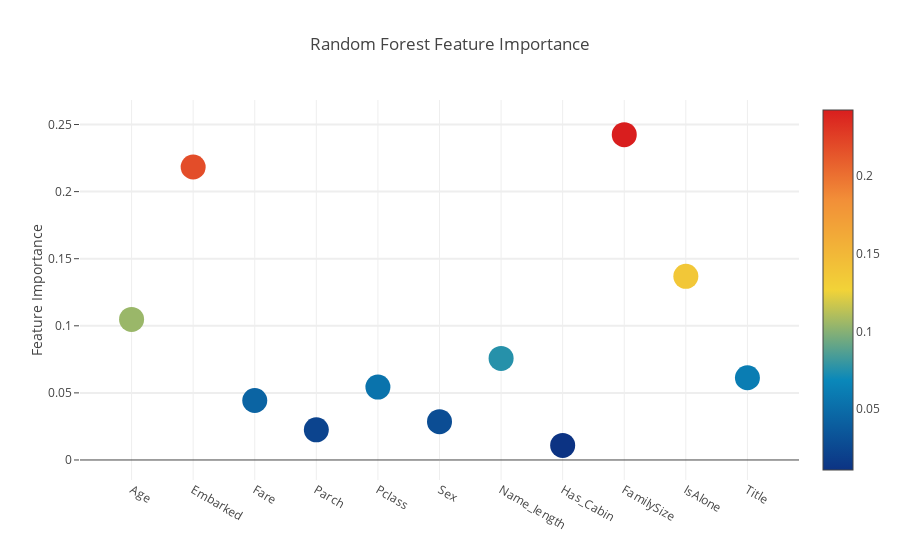
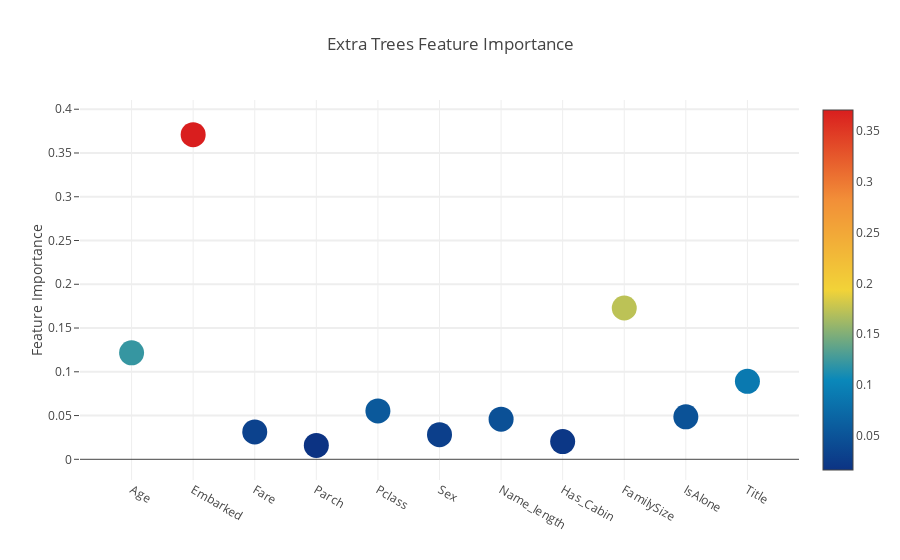
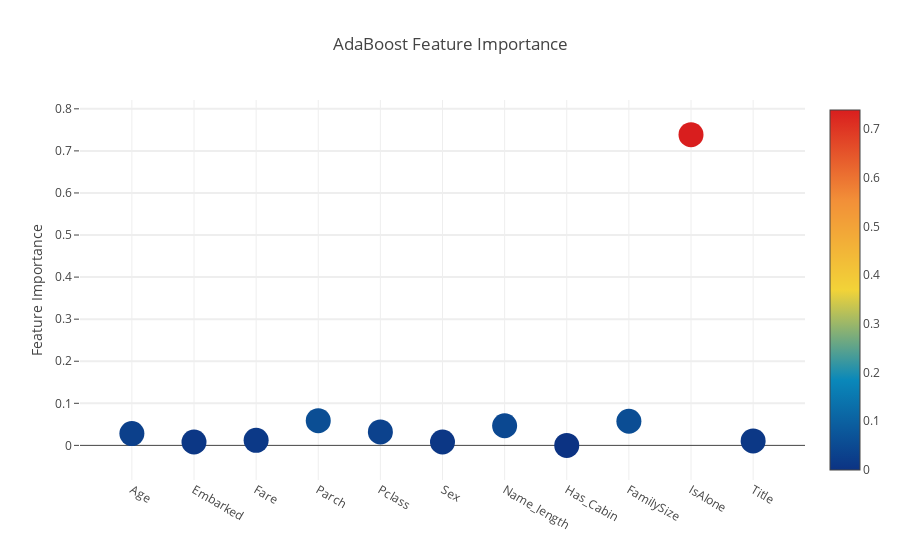
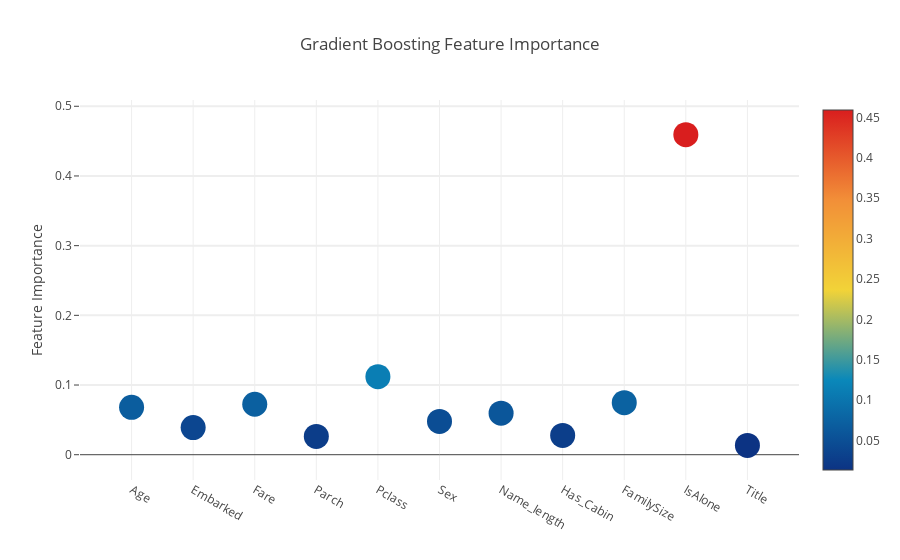

Notebook code cell kept with these figures, in order:
### Markdown cell above
通过Plotly散点图进行交互式要素导入我将在此时使用交互式Plotly包，通过调用“Scatter”，通过绘图散点图可视化不同分类器的要素重要性值，如下所示：

### Code cell
# Scatter plot 
trace = go.Scatter(
    y = feature_dataframe['Random Forest feature importances'].values,
    x = feature_dataframe['features'].values,
    mode='markers',
    marker=dict(
        sizemode = 'diameter',
        sizeref = 1,
        size = 25,
#       size= feature_dataframe['AdaBoost feature importances'].values,
        #color = np.random.randn(500), #set color equal to a variable
        color = feature_dataframe['Random Forest feature importances'].values,
        colorscale='Portland',
        showscale=True
    ),
    text = feature_dataframe['features'].values
)
data = [trace]

layout= go.Layout(
    autosize= True,
    title= 'Random Forest Feature Importance',
    hovermode= 'closest',
#     xaxis= dict(
#         title= 'Pop',
#         ticklen= 5,
#         zeroline= False,
#         gridwidth= 2,
#     ),
    yaxis=dict(
        title= 'Feature Importance',
        ticklen= 5,
        gridwidth= 2
    ),
    showlegend= False
)
fig = go.Figure(data=data, layout=layout)
py.iplot(fig,filename='scatter2010')

# Scatter plot 
trace = go.Scatter(
    y = feature_dataframe['Extra Trees  feature importances'].values,
    x = feature_dataframe['features'].values,
    mode='markers',
    marker=dict(
        sizemode = 'diameter',
        sizeref = 1,
        size = 25,
#       size= feature_dataframe['AdaBoost feature importances'].values,
        #color = np.random.randn(500), #set color equal to a variable
        color = feature_dataframe['Extra Trees  feature importances'].values,
        colorscale='Portland',
        showscale=True
    ),
    text = feature_dataframe['features'].values
)
data = [trace]

layout= go.Layout(
    autosize= True,
    title= 'Extra Trees Feature Importance',
    hovermode= 'closest',
#     xaxis= dict(
#         title= 'Pop',
#         ticklen= 5,
#         zeroline= False,
#         gridwidth= 2,
#     ),
    yaxis=dict(
        title= 'Feature Importance',
        ticklen= 5,
        gridwidth= 2
    ),
    showlegend= False
)
fig = go.Figure(data=data, layout=layout)
py.iplot(fig,filename='scatter2010')

# Scatter plot 
trace = go.Scatter(
    y = feature_dataframe['AdaBoost feature importances'].values,
    x = feature_dataframe['features'].values,
    mode='markers',
    marker=dict(
        sizemode = 'diameter',
        sizeref = 1,
        size = 25,
#       size= feature_dataframe['AdaBoost feature importances'].values,
        #color = np.random.randn(500), #set color equal to a variable
        color = feature_dataframe['AdaBoost feature importances'].values,
        colorscale='Portland',
        showscale=True
    ),
    text = feature_dataframe['features'].values
)
data = [trace]

layout= go.Layout(
    autosize= True,
    title= 'AdaBoost Feature Importance',
    hovermode= 'closest',
#     xaxis= dict(
#         title= 'Pop',
#         ticklen= 5,
#         zeroline= False,
#         gridwidth= 2,
#     ),
    yaxis=dict(
        title= 'Feature Importance',
        ticklen= 5,
        gridwidth= 2
    ),
    showlegend= False
)
fig = go.Figure(data=data, layout=layout)
py.iplot(fig,filename='scatter2010')

# Scatter plot 
trace = go.Scatter(
    y = feature_dataframe['Gradient Boost feature importances'].values,
    x = feature_dataframe['features'].values,
    mode='markers',
    marker=dict(
        sizemode = 'diameter',
        sizeref = 1,
        size = 25,
#       size= feature_dataframe['AdaBoost feature importances'].values,
        #color = np.random.randn(500), #set color equal to a variable
        color = feature_dataframe['Gradient Boost feature importances'].values,
        colorscale='Portland',
        showscale=True
    ),
    text = feature_dataframe['features'].values
)
data = [trace]

layout= go.Layout(
    autosize= True,
    title= 'Gradient Boosting Feature Importance',
    hovermode= 'closest',
#     xaxis= dict(
#         title= 'Pop',
#         ticklen= 5,
#         zeroline= False,
#         gridwidth= 2,
#     ),
    yaxis=dict(
        title= 'Feature Importance',
        ticklen= 5,
        gridwidth= 2
    ),
    showlegend= False
)
fig = go.Figure(data=data, layout=layout)
py.iplot(fig,filename='scatter2010')

### Figure 1 — Plotly figure (JSON) as saved in the notebook; plotly's stock layout.template omitted (floating-point values rounded to 4 significant figures)
{"data": [{"marker": {"color": [0.1047, 0.2184, 0.04433, 0.02249, 0.05433, 0.02854, 0.0757, 0.01088, 0.2425, 0.1369, 0.06128], "colorscale": "Portland", "showscale": true, "size": 25, "sizemode": "diameter", "sizeref": 1}, "mode": "markers", "text": ["Age", "Embarked", "Fare", "Parch", "Pclass", "Sex", "Name_length", "Has_Cabin", "FamilySize", "IsAlone", "Title"], "type": "scatter", "uid": "dbbb4e24-6b7c-48a6-99a4-a4ef266dc032", "x": ["Age", "Embarked", "Fare", "Parch", "Pclass", "Sex", "Name_length", "Has_Cabin", "FamilySize", "IsAlone", "Title"], "y": [0.1047, 0.2184, 0.04433, 0.02249, 0.05433, 0.02854, 0.0757, 0.01088, 0.2425, 0.1369, 0.06128]}], "layout": {"autosize": true, "hovermode": "closest", "showlegend": false, "title": {"text": "Random Forest Feature Importance"}, "yaxis": {"gridwidth": 2, "ticklen": 5, "title": {"text": "Feature Importance"}}}}

### Figure 2 — Plotly figure (JSON) as saved in the notebook; plotly's stock layout.template omitted (floating-point values rounded to 4 significant figures)
{"data": [{"marker": {"color": [0.1217, 0.371, 0.0313, 0.01592, 0.05526, 0.02816, 0.0459, 0.0203, 0.1729, 0.04854, 0.0891], "colorscale": "Portland", "showscale": true, "size": 25, "sizemode": "diameter", "sizeref": 1}, "mode": "markers", "text": ["Age", "Embarked", "Fare", "Parch", "Pclass", "Sex", "Name_length", "Has_Cabin", "FamilySize", "IsAlone", "Title"], "type": "scatter", "uid": "abf2536e-88f9-4ca6-9963-ba82f1152676", "x": ["Age", "Embarked", "Fare", "Parch", "Pclass", "Sex", "Name_length", "Has_Cabin", "FamilySize", "IsAlone", "Title"], "y": [0.1217, 0.371, 0.0313, 0.01592, 0.05526, 0.02816, 0.0459, 0.0203, 0.1729, 0.04854, 0.0891]}], "layout": {"autosize": true, "hovermode": "closest", "showlegend": false, "title": {"text": "Extra Trees Feature Importance"}, "yaxis": {"gridwidth": 2, "ticklen": 5, "title": {"text": "Feature Importance"}}}}

### Figure 3 — Plotly figure (JSON) as saved in the notebook; plotly's stock layout.template omitted (floating-point values rounded to 4 significant figures)
{"data": [{"marker": {"color": [0.028, 0.008, 0.012, 0.05867, 0.032, 0.008, 0.04667, 0, 0.05733, 0.7387, 0.01067], "colorscale": "Portland", "showscale": true, "size": 25, "sizemode": "diameter", "sizeref": 1}, "mode": "markers", "text": ["Age", "Embarked", "Fare", "Parch", "Pclass", "Sex", "Name_length", "Has_Cabin", "FamilySize", "IsAlone", "Title"], "type": "scatter", "uid": "53373653-c638-4673-93c7-304dc17a3f6b", "x": ["Age", "Embarked", "Fare", "Parch", "Pclass", "Sex", "Name_length", "Has_Cabin", "FamilySize", "IsAlone", "Title"], "y": [0.028, 0.008, 0.012, 0.05867, 0.032, 0.008, 0.04667, 0, 0.05733, 0.7387, 0.01067]}], "layout": {"autosize": true, "hovermode": "closest", "showlegend": false, "title": {"text": "AdaBoost Feature Importance"}, "yaxis": {"gridwidth": 2, "ticklen": 5, "title": {"text": "Feature Importance"}}}}

### Figure 4 — Plotly figure (JSON) as saved in the notebook; plotly's stock layout.template omitted (floating-point values rounded to 4 significant figures)
{"data": [{"marker": {"color": [0.06796, 0.03889, 0.07238, 0.02629, 0.1119, 0.04779, 0.05966, 0.02775, 0.07463, 0.4593, 0.0134], "colorscale": "Portland", "showscale": true, "size": 25, "sizemode": "diameter", "sizeref": 1}, "mode": "markers", "text": ["Age", "Embarked", "Fare", "Parch", "Pclass", "Sex", "Name_length", "Has_Cabin", "FamilySize", "IsAlone", "Title"], "type": "scatter", "uid": "8ce82590-335f-4a64-9389-d2b15be580b4", "x": ["Age", "Embarked", "Fare", "Parch", "Pclass", "Sex", "Name_length", "Has_Cabin", "FamilySize", "IsAlone", "Title"], "y": [0.06796, 0.03889, 0.07238, 0.02629, 0.1119, 0.04779, 0.05966, 0.02775, 0.07463, 0.4593, 0.0134]}], "layout": {"autosize": true, "hovermode": "closest", "showlegend": false, "title": {"text": "Gradient Boosting Feature Importance"}, "yaxis": {"gridwidth": 2, "ticklen": 5, "title": {"text": "Feature Importance"}}}}
